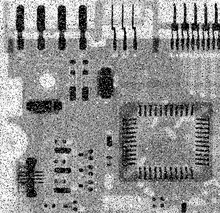
%> input picture ComputerVision/Assignment 3/Circuit.jpg, 220 x 213 px, shrunk from 455 x 440 before the run
$ octave test3.m   (GNU Octave 9; MATLAB toolbox functions it lacks are replaced by stand-ins)
%> lines starting %> are read from the running program, lines starting %| are printed output that depends on the picture

%Lyle Olsen
%Assignment 3

%{
im = [5,1,2,31;
      8,9,4,5;
      1,2,3,4;
      1,2,3,5];
%}
im = imread('Circuit.jpg');
%> im is the input picture: size 213x220 uint8; min 0, max 255, mean 144.3
mask = [1,1,1;
        1,1,1;
        1,1,1;];

[row,col] = size(im);
%> row = 213; col = 220
[maskRow,maskCol] = size(mask);

RowToAdd = floor(maskRow/2);
ColToAdd = floor(maskCol/2);
maskSum = sum(sum(mask));

newRow = row+(RowToAdd*2);
%> newRow = 215
newCol = col+(ColToAdd*2);
%> newCol = 222

paddedIm = zeros(newRow,newCol);

%[paddedRow,paddedCol] = size(paddedIm);

for i=1:row
    for j=1:col
        paddedIm(i+RowToAdd,j+ColToAdd) = im(i,j);
    end
end
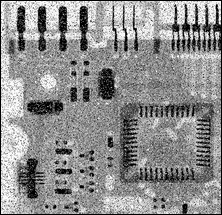
%> paddedIm: size 215x222 double; min 0, max 255, mean 141.7

disp('padded')
disp(paddedIm)

meanArray = zeros(maskSum,1);

newIm = zeros(row,col);
   %disp(paddedIm)
    %disp(mask)
 index =1;
    for i=1:newRow-2
        for j=1:newCol-2
           %newIm(i,j) = paddedIm(i+RowToAdd,j+ColToAdd) * expandedMask(i,j);

           value =zeros(maskSum,1);
           % [6 lines of commented-out code are left out]
            for k=i:maskRow
                for l=j:maskCol
                    %meanArray(meanArrayIndex) = repelem(paddedIm(k,l),mask(k,l));
                    u = repelem(paddedIm(i+k,i+l),mask(k,l));
                    for h=1:length(u)
                        %fprintf('u @ %d: %d\n',h,u(h))
                        meanArray(index) = u(h);
                        %fprintf('meanArray: %d\n',meanArray(h))
                        index = index+1;
                    end
                    % [10 lines of commented-out code are left out]
                end
            end
            %disp(meanArray)
            sortedmeanarray = sort(meanArray);
            %disp(sortedmeanarray)
            %disp(length(sortedmeanarray))


            %middle = sortedmeanarray(ceil(end/2), :);
            middle = median(sortedmeanarray);
            %fprintf('middle: %d\n',middle)
            %pause
            newIm(i,j) = middle;
            index = 1;
            %newIm(i,j) = paddedIm(i+RowToAdd,j+ColToAdd)*1/maskSum;
            %newIm(i,j) = newIm(i,j);
        end
    end
%> after the loop, meanArray = [189; 189; 189; 214; 213; 214; 245; 240; 175]
    newIm = uint8(newIm);
%> newIm: size 213x220 uint8
    disp('original')
    disp(im)
    disp('mask')
    disp(mask)
    disp('my new im')
    disp(uint8(newIm))

    matlabIm = medfilt2(im);
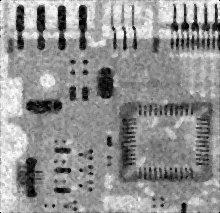
%> matlabIm: size 213x220 uint8; min 0, max 253, mean 145.2
    disp('matlab')
    disp(matlabIm)

    figure
    imshow(newIm)


    % [16 lines of commented-out code are left out]
